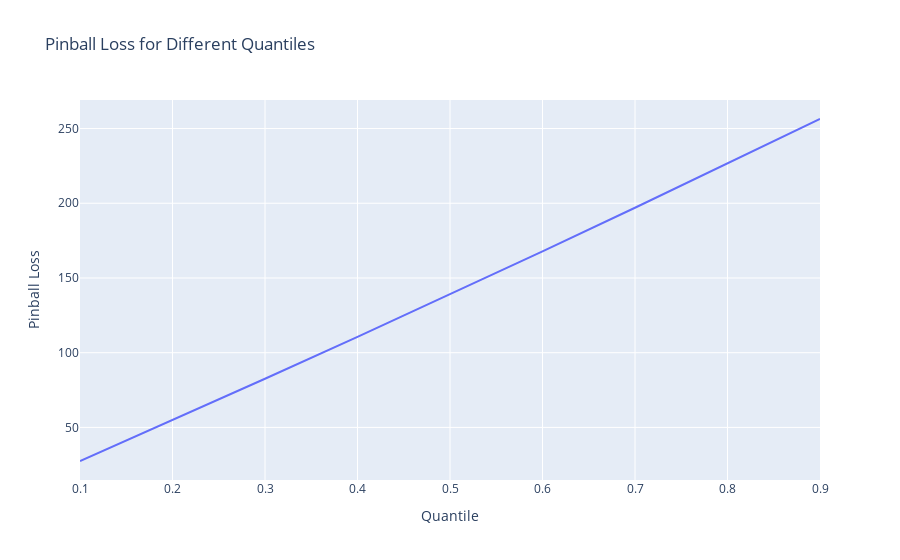
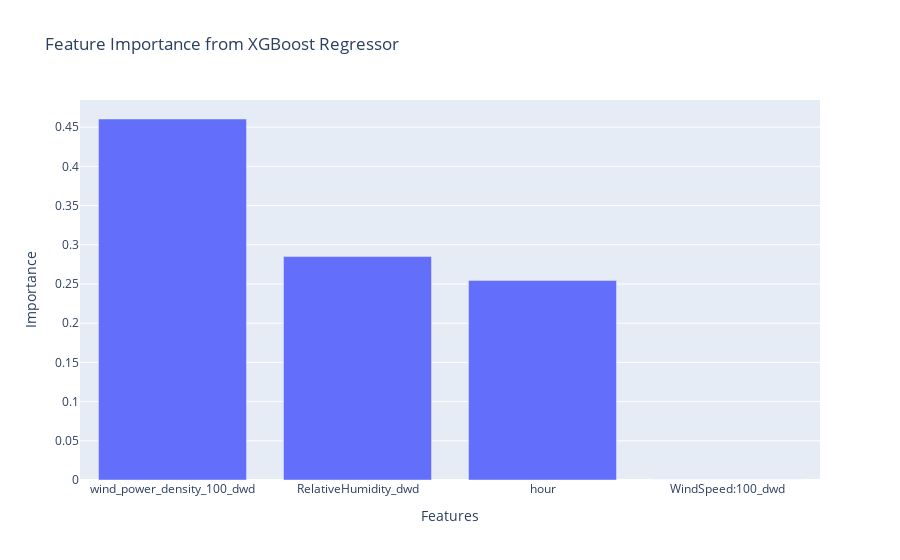

These figures' notebook cell, in order:
### Code cell
import pandas as pd
from sklearn.model_selection import train_test_split
from sklearn.metrics import mean_pinball_loss
import numpy as np
from xgboost import XGBRegressor
import joblib

# Define the selected features and target variable
target = 'Wind_MWh_credit'

# Prepare the data
X = df_wind1[features]
y = df_wind1[target]

# Split the data into training and testing sets
X_train, X_test, y_train, y_test = train_test_split(X, y, test_size=0.2, random_state=42)

# Define the list of quantiles
quantiles = [q / 100.0 for q in range(10, 100, 10)]

# Initialize list to store models and pinball losses
models = []
pinball_losses = []

# Train a separate model for each quantile
for quantile in quantiles:
    # Define custom pinball loss objective for the current quantile
    def custom_pinball_loss(y_true, y_pred):
        y_true = y_true.get_label() if hasattr(y_true, 'get_label') else y_true
        delta = y_pred - y_true
        grad = np.where(delta >= 0, quantile, quantile-1)
        hess = np.ones_like(y_true)  # Hessian is 1 for pinball loss
        return grad, hess

    # Initialize and train the XGBoost Regressor with custom pinball loss
    xgbr = XGBRegressor(random_state=42, max_depth=100, learning_rate=0.1, n_estimators=200, objective=custom_pinball_loss)
    xgbr.fit(X_train, y_train)
    
    # Predict the target values for the test set
    y_pred = xgbr.predict(X_test)
    
    # Calculate the pinball loss for the current quantile
    loss = mean_pinball_loss(y_test, y_pred, alpha=quantile)
    pinball_losses.append(loss)
    print(f'Pinball Loss (Quantile {quantile}): {loss}')
    
    # Save the model
    model_filename = f'xgboost_regressor_model_q{int(quantile * 100)}.pkl'
    joblib.dump(xgbr, model_filename)
    print(f'Model for quantile {quantile} saved as "{model_filename}"')
    
    # Append the trained model to the list
    models.append(xgbr)

# Calculate the average pinball loss across all quantiles
mean_pinball_loss_value = np.mean(pinball_losses)
print(f'Mean Pinball Loss (Quantiles 10% to 90%): {mean_pinball_loss_value}')

# Plot the pinball losses for each quantile
import plotly.express as px
pinball_loss_df = pd.DataFrame({
    'Quantile': quantiles,
    'Pinball Loss': pinball_losses
})

fig = px.line(pinball_loss_df, x='Quantile', y='Pinball Loss', title='Pinball Loss for Different Quantiles', labels={'Quantile': 'Quantile', 'Pinball Loss': 'Pinball Loss'})
fig.show()

# Extract and plot feature importances from the last trained model (or you can choose one of the models)
feature_importances = models[-1].feature_importances_  # Use the last model or choose one to analyze
importance_df = pd.DataFrame({
    'Feature': features,
    'Importance': feature_importances
}).sort_values(by='Importance', ascending=False)

# Plot feature importances
fig = px.bar(importance_df, x='Feature', y='Importance', title='Feature Importance from XGBoost Regressor', labels={'Feature': 'Features', 'Importance': 'Importance'})
fig.show()

### Figure 1 — Plotly figure (JSON) as saved in the notebook; plotly's stock layout.template omitted (floating-point values rounded to 4 significant figures)
{"data": [{"hovertemplate": "Quantile=%{x}<br>Pinball Loss=%{y}<extra></extra>", "legendgroup": "", "line": {"color": "#636efa", "dash": "solid"}, "marker": {"symbol": "circle"}, "mode": "lines", "name": "", "orientation": "v", "showlegend": false, "type": "scatter", "x": [0.1, 0.2, 0.3, 0.4, 0.5, 0.6, 0.7, 0.8, 0.9], "xaxis": "x", "y": [27.52, 54.85, 82.56, 110.6, 139.1, 167.8, 197.0, 226.5, 256.4], "yaxis": "y"}], "layout": {"legend": {"tracegroupgap": 0}, "title": {"text": "Pinball Loss for Different Quantiles"}, "xaxis": {"anchor": "y", "domain": [0, 1], "title": {"text": "Quantile"}}, "yaxis": {"anchor": "x", "domain": [0, 1], "title": {"text": "Pinball Loss"}}}}

### Figure 2 — Plotly figure (JSON) as saved in the notebook; plotly's stock layout.template omitted (floating-point values rounded to 4 significant figures)
{"data": [{"alignmentgroup": "True", "hovertemplate": "Features=%{x}<br>Importance=%{y}<extra></extra>", "legendgroup": "", "marker": {"color": "#636efa", "pattern": {"shape": ""}}, "name": "", "offsetgroup": "", "orientation": "v", "showlegend": false, "textposition": "auto", "type": "bar", "x": ["wind_power_density_100_dwd", "RelativeHumidity_dwd", "hour", "WindSpeed:100_dwd"], "xaxis": "x", "y": [0.4604, 0.285, 0.2546, 0], "yaxis": "y"}], "layout": {"barmode": "relative", "legend": {"tracegroupgap": 0}, "title": {"text": "Feature Importance from XGBoost Regressor"}, "xaxis": {"anchor": "y", "domain": [0, 1], "title": {"text": "Features"}}, "yaxis": {"anchor": "x", "domain": [0, 1], "title": {"text": "Importance"}}}}
